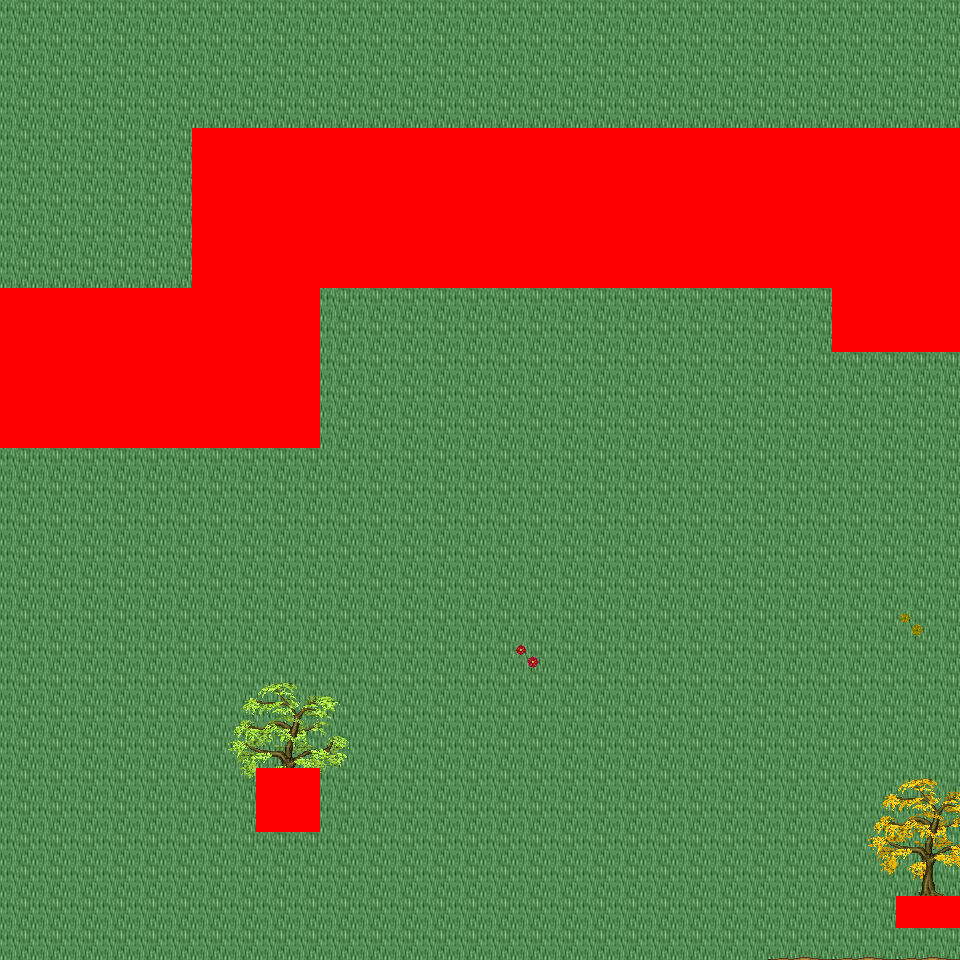

Below is a game level as drawn by its tile map, then a one-line description and the .tmx that defines it (tile-layer data replaced by summaries):
An orthogonal 30x30 tile map with 32x32 px tiles, 6 tile layers (Ground, Object, Object2, Above, ...), 46 tilesets and 6 objects (6x mapExit).

<map version="1.0" orientation="orthogonal" renderorder="right-down" width="30" height="30" tilewidth="32" tileheight="32" nextobjectid="7">
  <tileset firstgid="1" name="tileset_logic_collision" tilewidth="32" tileheight="32" tilecount="1" columns="1">
    <image source="../drawable/tileset_logic_collision.png" width="32" height="32" />
  </tileset>
  <tileset firstgid="2" name="tileset_ground_ground" tilewidth="32" tileheight="32" tilecount="33" columns="3">
    <image source="../drawable/tileset_ground_ground.png" width="96" height="352" />
  </tileset>
  <tileset firstgid="35" name="tileset_building_castle" tilewidth="32" tileheight="32" tilecount="320" columns="20">
    <image source="../drawable/tileset_building_castle.png" width="640" height="512" />
  </tileset>
  <tileset firstgid="355" name="tileset_item_weapon_cannon" tilewidth="32" tileheight="32" tilecount="12" columns="3">
    <image source="../drawable/tileset_item_weapon_cannon.png" width="96" height="128" />
  </tileset>
  <tileset firstgid="367" name="tileset_item_pot_barrels_1" tilewidth="32" tileheight="32" tilecount="8" columns="4">
    <image source="../drawable/tileset_item_pot_barrels_1.png" width="128" height="64" />
  </tileset>
  <tileset firstgid="375" name="tileset_building_door_door" tilewidth="32" tileheight="32" tilecount="6" columns="3">
    <image source="../drawable/tileset_building_door_door.png" width="96" height="64" />
  </tileset>
  <tileset firstgid="381" name="tileset_building_door_closed" tilewidth="32" tileheight="32" tilecount="1" columns="1">
    <image source="../drawable/tileset_building_door_closed.png" width="32" height="32" />
  </tileset>
  <tileset firstgid="382" name="tileset_building_window_window_centered" tilewidth="32" tileheight="32" tilecount="1" columns="1">
    <image source="../drawable/tileset_building_window_window_centered.png" width="32" height="32" />
  </tileset>
  <tileset firstgid="383" name="tileset_building_decoration_chimney_big" tilewidth="32" tileheight="32" tilecount="2" columns="1">
    <image source="../drawable/tileset_building_decoration_chimney_big.png" width="32" height="64" />
  </tileset>
  <tileset firstgid="385" name="tileset_ground_grass_corners" tilewidth="32" tileheight="32" tilecount="24" columns="6">
    <image source="../drawable/tileset_ground_grass_corners.png" width="192" height="128" />
  </tileset>
  <tileset firstgid="409" name="tileset_ground_grass_edges" tilewidth="32" tileheight="32" tilecount="36" columns="12">
    <image source="../drawable/tileset_ground_grass_edges.png" width="384" height="96" />
  </tileset>
  <tileset firstgid="445" name="tileset_item_statue_lion_statues" tilewidth="32" tileheight="32" tilecount="8" columns="2">
    <image source="../drawable/tileset_item_statue_lion_statues.png" width="64" height="128" />
  </tileset>
  <tileset firstgid="453" name="tileset_item_statue_girl_with_bird" tilewidth="32" tileheight="32" tilecount="12" columns="4">
    <image source="../drawable/tileset_item_statue_girl_with_bird.png" width="128" height="96" />
  </tileset>
  <tileset firstgid="465" name="tileset_furniture_light_lamp_blue" tilewidth="32" tileheight="32" tilecount="3" columns="1">
    <image source="../drawable/tileset_furniture_light_lamp_blue.png" width="32" height="96" />
  </tileset>
  <tileset firstgid="468" name="tileset_light_dim_light_7x5" tilewidth="32" tileheight="32" tilecount="35" columns="7">
    <image source="../drawable/tileset_light_dim_light_7x5.png" width="224" height="160" />
  </tileset>
  <tileset firstgid="503" name="tileset_plant_flower_daisy_blue" tilewidth="32" tileheight="32" tilecount="8" columns="2">
    <image source="../drawable/tileset_plant_flower_daisy_blue.png" width="64" height="128" />
  </tileset>
  <tileset firstgid="511" name="tileset_plant_flower_daisy_red" tilewidth="32" tileheight="32" tilecount="8" columns="2">
    <image source="../drawable/tileset_plant_flower_daisy_red.png" width="64" height="128" />
  </tileset>
  <tileset firstgid="519" name="tileset_plant_flower_daisy_white" tilewidth="32" tileheight="32" tilecount="8" columns="2">
    <image source="../drawable/tileset_plant_flower_daisy_white.png" width="64" height="128" />
  </tileset>
  <tileset firstgid="527" name="tileset_plant_flower_daisy_yellow" tilewidth="32" tileheight="32" tilecount="8" columns="2">
    <image source="../drawable/tileset_plant_flower_daisy_yellow.png" width="64" height="128" />
  </tileset>
  <tileset firstgid="535" name="tileset_plant_tree_fall_trees" tilewidth="32" tileheight="32" tilecount="40" columns="8">
    <image source="../drawable/tileset_plant_tree_fall_trees.png" width="256" height="160" />
  </tileset>
  <tileset firstgid="575" name="tileset_plant_tree_oak_tree" tilewidth="32" tileheight="32" tilecount="20" columns="4">
    <image source="../drawable/tileset_plant_tree_oak_tree.png" width="128" height="160" />
  </tileset>
  <tileset firstgid="595" name="tileset_plant_tree_chestnut_tree" tilewidth="32" tileheight="32" tilecount="20" columns="4">
    <image source="../drawable/tileset_plant_tree_chestnut_tree.png" width="128" height="160" />
  </tileset>
  <tileset firstgid="615" name="tileset_plant_tree_locust_tree" tilewidth="32" tileheight="32" tilecount="20" columns="4">
    <image source="../drawable/tileset_plant_tree_locust_tree.png" width="128" height="160" />
  </tileset>
  <tileset firstgid="635" name="tileset_logic_protection" tilewidth="32" tileheight="32" tilecount="2" columns="2">
    <image source="../drawable/tileset_logic_protection.png" width="64" height="32" />
  </tileset>
  <tileset firstgid="637" name="tileset_plant_bush_hosta" tilewidth="32" tileheight="32" tilecount="9" columns="3">
    <image source="../drawable/tileset_plant_bush_hosta.png" width="96" height="96" />
  </tileset>
  <tileset firstgid="646" name="tileset_plant_flower_flowers_mixed" tilewidth="32" tileheight="32" tilecount="16" columns="4">
    <image source="../drawable/tileset_plant_flower_flowers_mixed.png" width="128" height="128" />
  </tileset>
  <tileset firstgid="662" name="tileset_plant_flower_red_blue_clusters" tilewidth="32" tileheight="32" tilecount="4" columns="1">
    <image source="../drawable/tileset_plant_flower_red_blue_clusters.png" width="32" height="128" />
  </tileset>
  <tileset firstgid="666" name="tileset_furniture_chair_bench_iron" tilewidth="32" tileheight="32" tilecount="4" columns="2">
    <image source="../drawable/tileset_furniture_chair_bench_iron.png" width="64" height="64" />
  </tileset>
  <tileset firstgid="670" name="tileset_plant_stump_stump_pale_purple" tilewidth="32" tileheight="32" tilecount="4" columns="2">
    <image source="../drawable/tileset_plant_stump_stump_pale_purple.png" width="64" height="64" />
  </tileset>
  <tileset firstgid="674" name="tileset_plant_stump_small_stump" tilewidth="32" tileheight="32" tilecount="4" columns="2">
    <image source="../drawable/tileset_plant_stump_small_stump.png" width="64" height="64" />
  </tileset>
  <tileset firstgid="678" name="tileset_building_decoration_banner" tilewidth="32" tileheight="32" tilecount="12" columns="1">
    <image source="../drawable/tileset_building_decoration_banner.png" width="32" height="384" />
  </tileset>
  <tileset firstgid="690" name="tileset_building_decoration_chimney" tilewidth="32" tileheight="32" tilecount="2" columns="1">
    <image source="../drawable/tileset_building_decoration_chimney.png" width="32" height="64" />
  </tileset>
  <tileset firstgid="692" name="tileset_plant_flower_vines_flowered" tilewidth="32" tileheight="32" tilecount="9" columns="3">
    <image source="../drawable/tileset_plant_flower_vines_flowered.png" width="96" height="96" />
  </tileset>
  <tileset firstgid="701" name="tileset_building_decoration_library_banner" tilewidth="32" tileheight="32" tilecount="6" columns="3">
    <image source="../drawable/tileset_building_decoration_library_banner.png" width="96" height="64" />
  </tileset>
  <tileset firstgid="707" name="tileset_logic_portal" tilewidth="32" tileheight="32" tilecount="24" columns="8">
    <image source="../drawable/tileset_logic_portal.png" width="256" height="96" />
  </tileset>
  <tileset firstgid="731" name="tileset_building_cottage" tilewidth="32" tileheight="32" tilecount="256" columns="16">
    <image source="../drawable/tileset_building_cottage.png" width="512" height="512" />
  </tileset>
  <tileset firstgid="987" name="tileset_building_roof_thatched_roof" tilewidth="32" tileheight="32" tilecount="256" columns="16">
    <image source="../drawable/tileset_building_roof_thatched_roof.png" width="512" height="512" />
  </tileset>
  <tileset firstgid="1243" name="tileset_building_window_windows" tilewidth="32" tileheight="32" tilecount="256" columns="16">
    <image source="../drawable/tileset_building_window_windows.png" width="512" height="512" />
  </tileset>
  <tileset firstgid="1499" name="tileset_building_door_doors" tilewidth="32" tileheight="32" tilecount="256" columns="16">
    <image source="../drawable/tileset_building_door_doors.png" width="512" height="512" />
  </tileset>
  <tileset firstgid="1755" name="tileset_building_decoration_chimney_brown_stacks" tilewidth="32" tileheight="32" tilecount="2" columns="1">
    <image source="../drawable/tileset_building_decoration_chimney_brown_stacks.png" width="32" height="64" />
  </tileset>
  <tileset firstgid="1757" name="tileset_ground_ground_3" tilewidth="32" tileheight="32" tilecount="5" columns="5">
    <image source="../drawable/tileset_ground_ground_3.png" width="160" height="32" />
  </tileset>
  <tileset firstgid="1762" name="tileset_plant_bush_bush_pinks" tilewidth="32" tileheight="32" tilecount="4" columns="2">
    <image source="../drawable/tileset_plant_bush_bush_pinks.png" width="64" height="64" />
  </tileset>
  <tileset firstgid="1766" name="tileset_plant_bushes_and_trees" tilewidth="32" tileheight="32" tilecount="144" columns="16">
    <image source="../drawable/tileset_plant_bushes_and_trees.png" width="512" height="289" />
  </tileset>
  <tileset firstgid="1910" name="tileset_plant_bush_berried" tilewidth="32" tileheight="32" tilecount="60" columns="5">
    <image source="../drawable/tileset_plant_bush_berried.png" width="160" height="384" />
  </tileset>
  <tileset firstgid="1970" name="tileset_plant_bush_leafy" tilewidth="32" tileheight="32" tilecount="48" columns="8">
    <image source="../drawable/tileset_plant_bush_leafy.png" width="256" height="192" />
  </tileset>
  <tileset firstgid="2018" name="tileset_plant_bush_flowering" tilewidth="32" tileheight="32" tilecount="72" columns="8">
    <image source="../drawable/tileset_plant_bush_flowering.png" width="256" height="288" />
  </tileset>
  <layer name="Ground" width="30" height="30">
    <data>[900 cells, 900 non-empty, 9 distinct tile ids]</data>
  </layer>
  <layer name="Object" width="30" height="30">
    <data>[900 cells, 77 non-empty, 18 distinct tile ids]</data>
  </layer>
  <layer name="Object2" width="30" height="30">
    <data>[900 cells, 14 non-empty, 12 distinct tile ids]</data>
  </layer>
  <layer name="Above" width="30" height="30">
    <data>[900 cells, 34 non-empty, 30 distinct tile ids]</data>
  </layer>
  <layer name="Above2" width="30" height="30">
    <data>[900 cells, 0 non-empty, 0 distinct tile ids]</data>
  </layer>
  <layer name="Walkable" width="30" height="30">
    <data>[900 cells, 184 non-empty, 1 distinct tile ids]</data>
  </layer>
  <objectgroup name="MapEvents">
    <object id="1" name="south" type="mapExit" x="0" y="928" width="960" height="32">
      <properties>
        <property name="map" value="level_0_x19_y43" />
        <property name="x" value="0" />
        <property name="y" value="1" />
      </properties>
    </object>
    <object id="2" name="west" type="mapExit" x="0" y="0" width="32" height="288">
      <properties>
        <property name="map" value="level_0_x18_y42" />
        <property name="x" value="28" />
        <property name="y" value="0" />
      </properties>
    </object>
    <object id="3" name="west2" type="mapExit" x="0" y="448" width="32" height="512">
      <properties>
        <property name="map" value="level_0_x18_y42" />
        <property name="x" value="28" />
        <property name="y" value="14" />
      </properties>
    </object>
    <object id="4" name="east" type="mapExit" x="928" y="0" width="32" height="128">
      <properties>
        <property name="map" value="level_0_x20_y42" />
        <property name="x" value="1" />
        <property name="y" value="0" />
      </properties>
    </object>
    <object id="5" name="east2" type="mapExit" x="928" y="352" width="32" height="544">
      <properties>
        <property name="map" value="level_0_x20_y42" />
        <property name="x" value="1" />
        <property name="y" value="11" />
      </properties>
    </object>
    <object id="6" name="east3" type="mapExit" x="928" y="928" width="32" height="32">
      <properties>
        <property name="map" value="level_0_x20_y42" />
        <property name="x" value="1" />
        <property name="y" value="29" />
      </properties>
    </object>
  </objectgroup>
</map>
